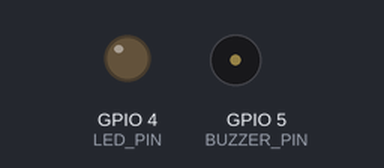
Bench run of a sketch on a simulated ESP32. Shown: output pins drawn as LEDs (lit = HIGH), buzzer (waves = sounding, pin HIGH).

Above: at 0.3 s.
Timing chart, 0 to 1.8 s (numbered marks = the images above):
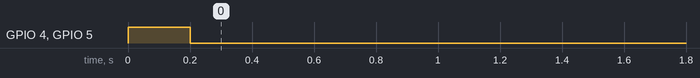

The sketch:

sketch_oct25a.ino
```cpp
// ---------------------------------------------------------
// ESP32 Eye Detection Alert Firmware
// Hardware Pins:
//   - LED: Pin GPIO 4 (via 220 ohm resistor to GND)
//   - Buzzer: Pin GPIO 5 (Positive pin to GPIO 5, Negative to GND)
// ---------------------------------------------------------

#define LED_PIN 4      // Output pin for LED
#define BUZZER_PIN 5   // Output pin for Buzzer

void setup() {
  // Initialize Serial Communication at 115200 baud rate to match Python script
  Serial.begin(115200);

  // Set GPIO pins as outputs
  pinMode(LED_PIN, OUTPUT);
  pinMode(BUZZER_PIN, OUTPUT);

  // Start with all outputs OFF
  digitalWrite(LED_PIN, LOW);
  digitalWrite(BUZZER_PIN, LOW);

  // Optional startup confirmation signal (Blink LED/Buzzer once on startup)
  digitalWrite(LED_PIN, HIGH);
  digitalWrite(BUZZER_PIN, HIGH);
  delay(200);
  digitalWrite(LED_PIN, LOW);
  digitalWrite(BUZZER_PIN, LOW);
}

void loop() {
  // Check if data is available on Serial port
  if (Serial.available() > 0) {
    char command = Serial.read(); // Read the character sent from Python

    if (command == 'C') {
      // Eyes CLOSED -> Turn ON LED and trigger Buzzer
      digitalWrite(LED_PIN, HIGH);
      digitalWrite(BUZZER_PIN, HIGH);
    }
    else if (command == 'O') {
      // Eyes OPEN -> Turn OFF LED and Buzzer
      digitalWrite(LED_PIN, LOW);
      digitalWrite(BUZZER_PIN, LOW);
    }
  }
}
```
